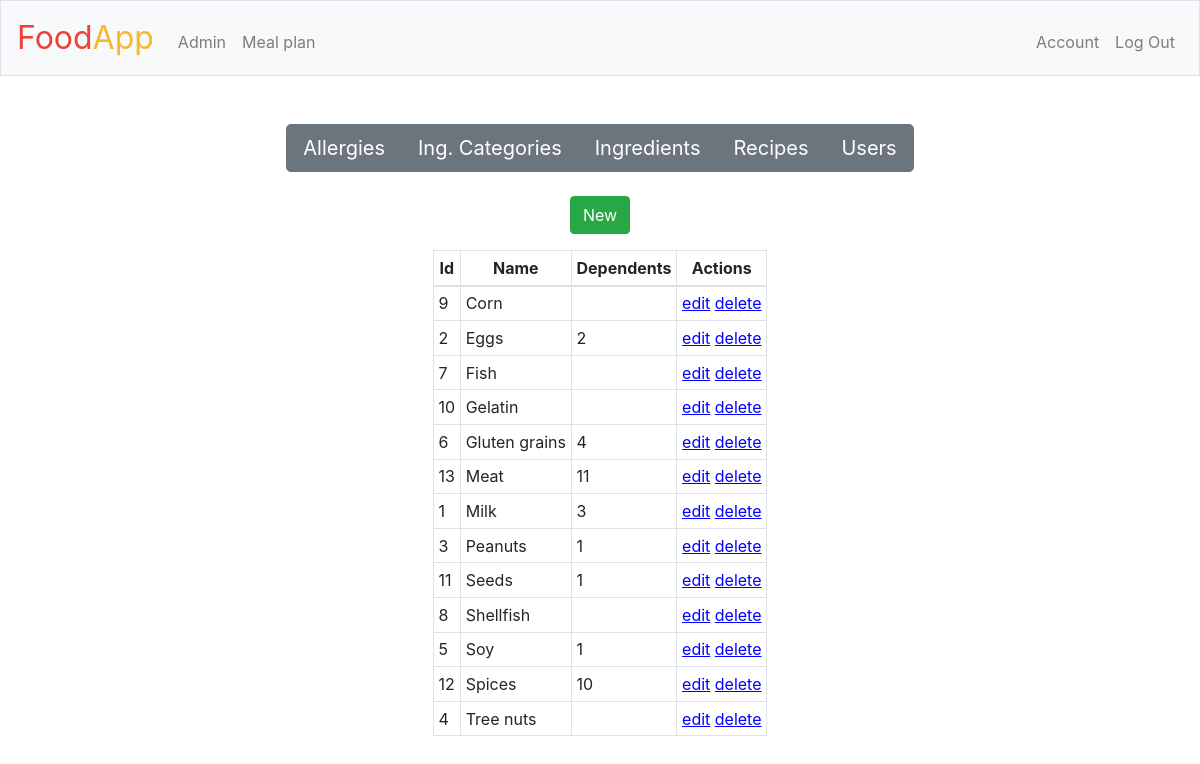
Page /admin/allergies (signed in) on the committed database.
### tables this page shows
CREATE TABLE allergies(
              id INTEGER PRIMARY KEY,
              name TEXT NOT NULL UNIQUE
            );

### application.py (the view)
@app.route("/admin", defaults={"obj_type":None}, methods=["GET"])
@app.route("/admin/<string:obj_type>", methods=["GET"])
@login_required
@admin_required
def admin_display(obj_type):
    template = obj_type + ".html" if obj_type else "admin.html"
    if obj_type == "allergies":
        kwargs = {"rows":Allergy.get_summary(db)}
    elif obj_type == "ingredient_categories":
        kwargs = {"rows":IngredientCategory.get_summary(db)}
    elif obj_type == "ingredients":
        kwargs = {"rows"      : Ingredient.get_summary(db),
                  "categories": db.get_rows("ingredient_categories"),
                  "allergies" : db.get_rows("allergies")}
    elif obj_type == "recipes":
        kwargs = {"rows"       : Recipe.get_summary(db),
                  "ingredients": db.get_rows("ingredients")}
    elif obj_type == "users":
        kwargs = {"rows"      : User.get_summary(db),
                  "allergies" : db.get_rows("allergies")}
    else:
        kwargs = {}
    return render_template(template, **kwargs)

### application.py (called while the page is built)
@app.after_request
def after_request(response):
    response.headers["Cache-Control"] = "no-cache, no-store, must-revalidate"
    response.headers["Expires"] = 0
    response.headers["Pragma"] = "no-cache"
    return response

### backend/Allergy.py (called while the page is built)
    @classmethod
    def get_summary(cls, db, name_sort=False):
        table_main = to_db_obj_name(cls.table_main)
        db.c.execute(
            'SELECT id, name, (COUNT(ingredient_id) + COUNT(user_id)) as dependents '
            'FROM allergies '
            'LEFT JOIN ingredient_allergies ON allergies.id = ingredient_allergies.allergy_id '
            'LEFT JOIN user_allergies ON allergies.id = user_allergies.allergy_id '
            'GROUP BY allergies.id '
            'ORDER BY allergies.id ASC'
                     )
        rows = db.c.fetchall()
        summary = [{x: y for x, y in zip(row.keys(), row)} for row in rows]
        if name_sort:
            summary.sort(key=lambda x: x["name"].lower())
        return summary

### backend/DBEntry.py (called while the page is built)
def to_db_obj_name(s):
    return backend.DBHandler.to_db_obj_name(s)

### backend/DBHandler.py (called while the page is built)
def to_db_obj_name(s):
    return s.replace('"', '""')

### helpers.py (called while the page is built)
def login_required(f):
    @wraps(f)
    def decorated_function(*args, **kwargs):
        if session.get("user_id") is None:
            return redirect("/login")
        return f(*args, **kwargs)
    return decorated_function

def admin_required(f):
    @wraps(f)
    def decorated_function(*args, **kwargs):
        if not session.get("is_admin"):
            return apology("Not found", 404)
        return f(*args, **kwargs)
    return decorated_function

### templates/allergies.html (shortened to what this page needs)
{% extends "admin.html" %}

### templates/admin.html (shortened to what this page needs)
{% extends "layout.html" %}
{% macro var_to_td(var) -%}
    {% if var is iterable and not var is string %}
        <td>
            <ul class="td-list">
                {% for item in var %}
                    <li>{{ item }}</li>
                {% endfor %}
            </ul>
        </td>
    {% else %}
        <td>
            {{ var|default("", true)|string|truncate() }}
        </td>
    {% endif %}
{%- endmacro %}
{% set page = request.path[request.path.rfind("/")+1:] %}
{% block main %}
    <div class="btn-group btn-group-lg" role="group" aria-label="Manage Entries">
        <a type="button" class="btn btn-secondary" href="/admin/allergies">Allergies</a>
        <a type="button" class="btn btn-secondary" href="/admin/ingredient_categories">Ing. Categories</a>
        <a type="button" class="btn btn-secondary" href="/admin/ingredients">Ingredients</a>
        <a type="button" class="btn btn-secondary" href="/admin/recipes">Recipes</a>
        <a type="button" class="btn btn-secondary" href="/admin/users">Users</a>
    </div>
    <br>
    <br>
    {% if not page == "admin" %}
        {% block create %}
            <p>
                <button type="button" class="btn btn-success" data-toggle="modal" data-target="#modal-form_write">New</button>
            </p>
        {% endblock %}
        {% if rows %}
            {% block table %}
                <table class="table-sm table-hover table-bordered mx-auto">
                    <thead>
                        <tr>
                            {% for key in rows[0].keys() %}
                                <th scope="col">{{ key|replace("_", " ")|title }}</th>
                            {% endfor %}
                            <th scope="col">Actions</th>
                        </tr>
                    </thead>
                    <tbody>
                        {% for row in rows|sort(attribute="name") %}
                            <tr>
                                {% for key in row.keys() %}
                                    {% block summary_td scoped %}
                                       {{ var_to_td(row[key]) }}
                                    {% endblock %}
                                {% endfor %}
                                <td>
                                    <span class="pseudo-href" data-toggle="modal" data-target="#modal-form_write" data-obj_id="{{ row["id"] }}">edit</span>
                                    <span class="pseudo-href" data-toggle="modal" data-target="#modal-form_remove" data-obj_id="{{ row["id"] }}">delete</span>
                                </td>
                            </tr>
                        {% endfor %}
                    </tbody>
                </table>
            {% endblock %}
        {% endif %}
    {% endif %}
{% endblock %}

### static/styles.css (style rules this page uses)
td { max-width: 600px; text-align: left; }
.pseudo-href { cursor: pointer; color: blue; text-decoration: underline; }

### rows in the picture
allergies: keys "9" "Corn"
allergies: keys "2" "Eggs" "2"
allergies: keys "7" "Fish"
allergies: keys "10" "Gelatin"
allergies: keys "6" "Gluten grains" "4"
allergies: keys "13" "Meat" "11"
allergies: keys "1" "Milk" "3"
allergies: keys "3" "Peanuts" "1"
allergies: keys "11" "Seeds" "1"
allergies: keys "8" "Shellfish"
allergies: keys "5" "Soy" "1"
allergies: keys "12" "Spices" "10"
allergies: keys "4" "Tree nuts"

### other values in the picture
{{ key|replace("_", " ")|title }} "Id" "Name" "Dependents"
